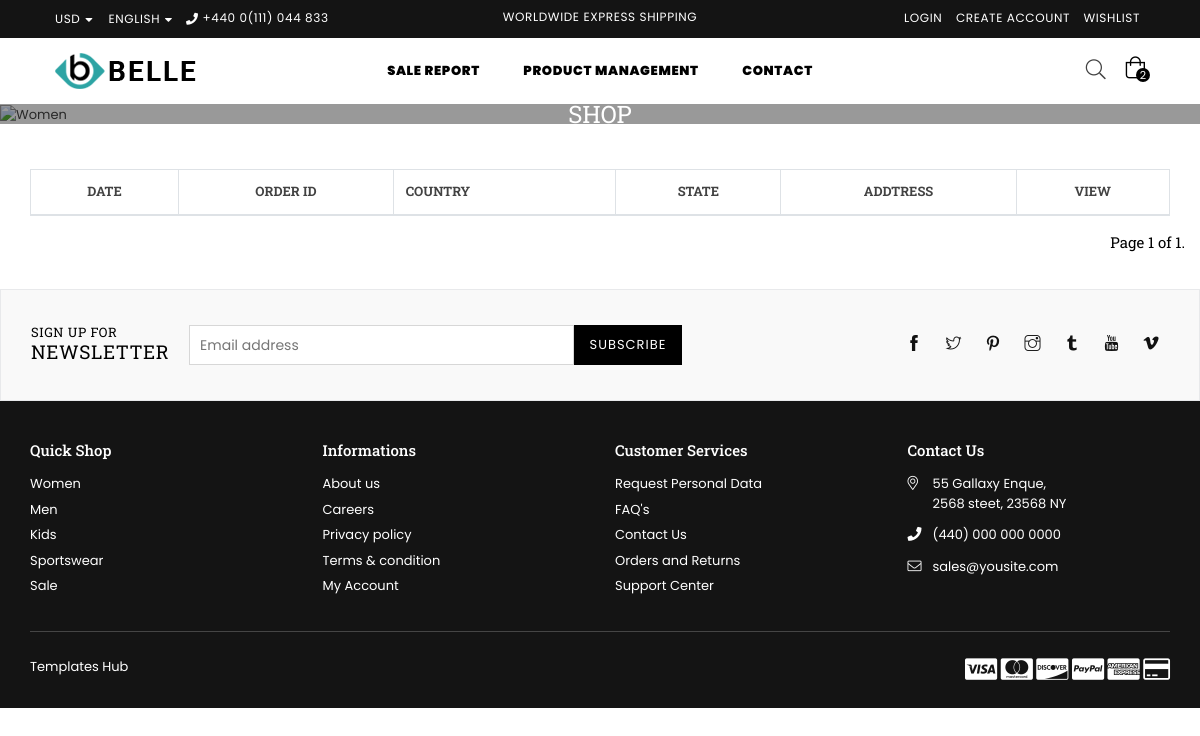
The app's page /AdminReportList/ (signed in), older data.
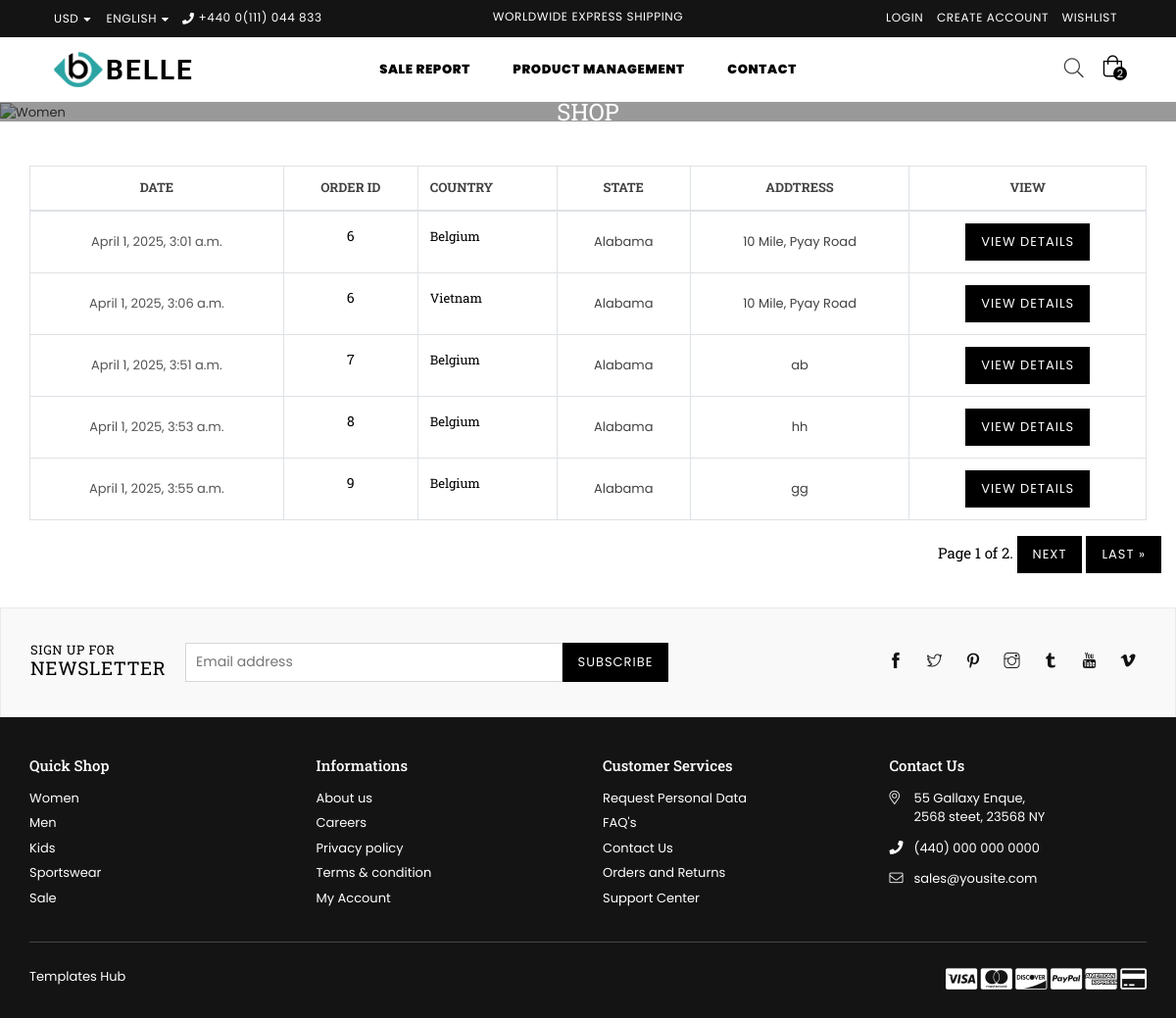
The same page, newer data.
### shop/models.py (models this page shows)
class ItemOrder(models.Model):
    cart = models.ForeignKey(Cart, on_delete=models.CASCADE)
    discount_code = models.CharField(max_length=255, blank=True, null=True)
    country = models.CharField(max_length=255, blank=True, null=True)
    state = models.CharField(max_length=255, blank=True, null=True)
    address = models.TextField()
    status = models.BooleanField(default=False)
    created_at = models.DateTimeField(auto_now_add=True)
    updated_at = models.DateTimeField(auto_now=True)

class Cart(models.Model):
    usr = models.ForeignKey(User, on_delete=models.SET_NULL, null=True, blank=True)
    total = models.PositiveIntegerField(default=0)
    tax = models.PositiveIntegerField(default=0)
    super_total = models.PositiveIntegerField(default=0)
    created_at = models.DateTimeField(auto_now_add=True)
    def __str__(self):
        return str(self.id)

### shop/views.py (the view)
# urls.py: path('AdminReportList/', AdminReportList.as_view(), name='AdminReportList'), #AdminReportList
class AdminReportList(UserRequiredMixin,View):
    def get(self, request):
        datas = ItemOrder.objects.all()
        paginator = Paginator(datas, 5)
        page_number = request.GET.get("page")
        page_obj = paginator.get_page(page_number)
        context={'datas':datas, 'page_obj':page_obj}
        return render(request, 'AdminReportList.html', context)

### shop/views.py (called while the page is built)
    def dispatch(self, request, *args, **kwargs):
        if request.user.is_staff:
            pass
        else:
            return redirect('UserLoginView')
        return super().dispatch(request, *args, **kwargs)

### templates/AdminReportList.html (shortened to what this page needs)
{% extends 'base.html' %}
{% load static %}
{% block content %}
    <div id="page-content">
        <div class="container">
        	<div class="row">
                <div class="col-12 col-sm-12 col-md-12 col-lg-12 main-col">
                	<form action="#">
                        <div class="wishlist-table table-content table-responsive">
                            <table class="table table-bordered">
                                <thead>
                                    <tr>
                                    	<th class="product-name text-center alt-font">Date</th>
                                        <th class="product-price text-center alt-font">Order ID</th>
                                        <th class="product-name alt-font">Country</th>
                                        <th class="product-price text-center alt-font">State</th>
                                        <th class="stock-status text-center alt-font">Addtress</th>
                                        <th class="product-subtotal text-center alt-font">View</th>
                                    </tr>
                                </thead>
                                <tbody>
                                    {% for i in page_obj %}
                                    <tr>
                                    	<td class="product-remove text-center" valign="middle"><a href="#">{{i.created_at}}</a></td>
                                        <td class="product-thumbnail text-center">
                                            <h6>{{i.cart}}</h6>
                                        </td>
                                        <td class="product-name"><h4 class="no-margin"><a href="#">{{i.country}}</a></h4></td>
                                        <td class="product-price text-center"><span class="amount">{{i.state}}</span></td>
                                        <td class="stock text-center">
                                            <span class="in-stock">{{i.address}}</span>
                                        </td>
                                        <td class="product-subtotal text-center">
                                            <a href="{% url 'OrderDetailsView' i.id %}" class="btn btn-small">View Details</a>
                                        </td>
                                    </tr>
                                    {% endfor %}
                                </tbody>
                            </table>
                        </div>
                    </form>
               	</div>
                   <div class="pagination justify-content-end">
                    <span class="step-links">
                        <span class="current h4">
                            Page {{ page_obj.number }} of {{ page_obj.paginator.num_pages }}.
                        </span>
                        {% if page_obj.has_next %}
                            <a href="?page={{ page_obj.next_page_number }}" class="btn btn-small">next</a>
                            <a href="?page={{ page_obj.paginator.num_pages }}" class="btn btn-small">last &raquo;</a>
                        {% endif %}
                    </span>
                </div>
            </div>
        </div>
    </div>
{% endblock content %}

Row changes from the older to the newer data that the page shows:
added ItemOrder: created_at "April 1, 2025, 3:01 a.m.", cart "6", country "Belgium", state "Alabama", address "10 Mile, Pyay Road"
added ItemOrder: created_at "April 1, 2025, 3:06 a.m.", cart "6", country "Vietnam", state "Alabama", address "10 Mile, Pyay Road"
added ItemOrder: created_at "April 1, 2025, 3:51 a.m.", cart "7", country "Belgium", state "Alabama", address "ab"
added ItemOrder: created_at "April 1, 2025, 3:53 a.m.", cart "8", country "Belgium", state "Alabama", address "hh"
added ItemOrder: created_at "April 1, 2025, 3:55 a.m.", cart "9", country "Belgium", state "Alabama", address "gg"
Text that changed along with them:
{{ page_obj.paginator.num_pages }}: "1" → "2"
text now shown: "NEXT LAST »"
